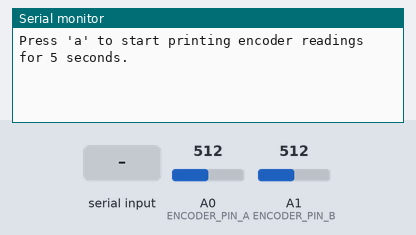
The sketch below on a simulated Arduino Uno, built with avr-gcc and run on an emulated ATmega328P. On the bench: the last lines printed to the serial monitor. The test bench sets the inputs (shaded band); at power-on: A0 (ENCODER_PIN_A) = 512, A1 (ENCODER_PIN_B) = 512.

Above: at 1.2 s.
1.3 s: "a" received over Serial
At 2.0 s:
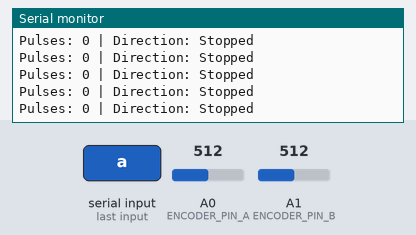
3.2 s: A0 (ENCODER_PIN_A) set to 520
At 3.33 s:
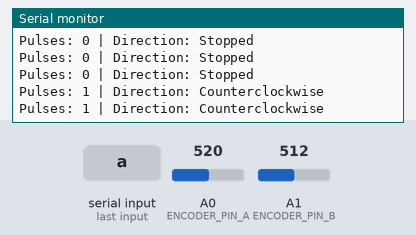
5.1 s: A0 (ENCODER_PIN_A) set to 511
At 5.21 s:
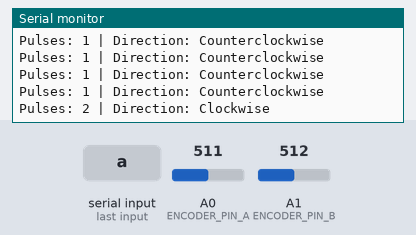
7.1 s: A0 (ENCODER_PIN_A) set to 716
At 7.23 s:
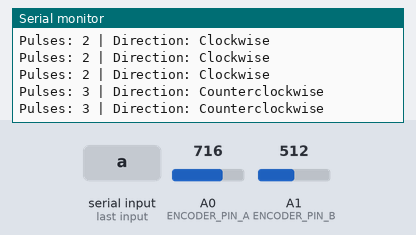
10.1 s: "a" received over Serial
At 10.21 s:
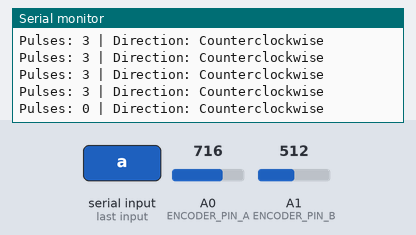
Timing chart, 0 to 13.1 s (numbered marks = the images above; inputs shaded):
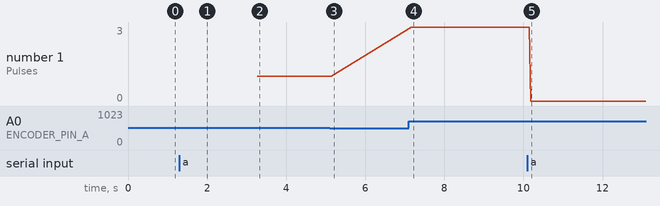

Measured:
- the behaviour switches between 512 and 513 on A0 (ENCODER_PIN_A) (found by bisection; images 1 and 2)
- after the input at 1.3 s, the serial monitor: prints a new line at once (image 1)
- after the input at 3.2 s, the serial monitor: prints a new line after 0.06 s (image 2)
- after the input at 5.1 s, the serial monitor: prints a new line after 0.08 s (image 3)
- after the input at 7.1 s, the serial monitor: prints a new line after 0.06 s (image 4)
- after the input at 10.1 s, the serial monitor: prints a new line after 0.09 s (image 5)
- plotted number 1: 1 → 3 after the input at 7.1 s, 3 → 0 after the input at 10.1 s

The sketch:

cw_ccw_read.ino
```cpp
#define ENCODER_PIN_A A0  // Encoder Channel A (Analog Pin)
#define ENCODER_PIN_B A1  // Encoder Channel B (Analog Pin)
#define PPR 7            // Pulses Per Revolution
#define MAX_RPM 5700     // Motor free speed in RPM

volatile int pulseCount = 0;
volatile int lastStateA = 0;
volatile int lastStateB = 0;
volatile int direction = 0; // 1 = CW, -1 = CCW

unsigned long printStartTime = 0;
bool printEnabled = false;

void checkEncoder() {
  int stateA = analogRead(ENCODER_PIN_A) > 512 ? 1 : 0; // Convert analog signal to digital
  int stateB = analogRead(ENCODER_PIN_B) > 512 ? 1 : 0; // Convert analog signal to digital

  if (stateA != lastStateA) { // Change detected
    if (stateA == stateB) {
      direction = 1; // Clockwise
    } else {
      direction = -1; // Counterclockwise
    }
    pulseCount++;
  }

  lastStateA = stateA;
  lastStateB = stateB;
}

void setup() {
  Serial.begin(9600);
  Serial.println("Press 'a' to start printing encoder readings for 5 seconds.");

  lastStateA = analogRead(ENCODER_PIN_A) > 512 ? 1 : 0;
  lastStateB = analogRead(ENCODER_PIN_B) > 512 ? 1 : 0;
}

void loop() {
  if (Serial.available()) {
    char input = Serial.read();
    if (input == 'a') {
      printEnabled = true;
      printStartTime = millis();
      pulseCount = 0;
    }
  }

  checkEncoder(); // Manually poll the encoder since no interrupts are available on analog pins

  if (printEnabled) {
    unsigned long elapsedTime = millis() - printStartTime;

    if (elapsedTime < 10000) { // Print for 10 seconds
      Serial.print("Pulses: ");
      Serial.print(pulseCount);
      Serial.print(" | Direction: ");

      if (direction == 1) {
        Serial.println("Clockwise");
      } else if (direction == -1) {
        Serial.println("Counterclockwise");
      } else {
        Serial.println("Stopped");
      }

      delay(5);
    } else {
      printEnabled = false;
      Serial.println("Stopped printing encoder readings.");
    }
  }
}
```
